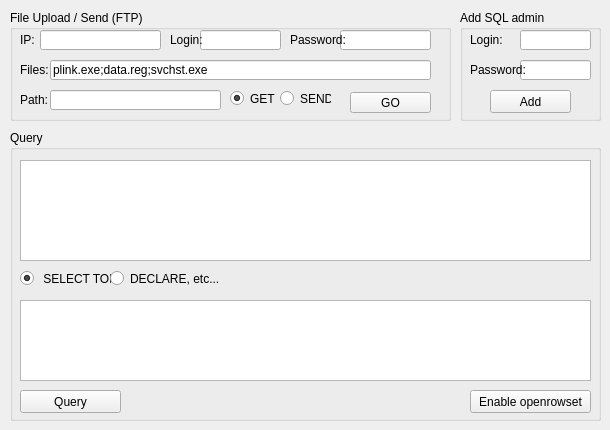
    <widget class="QWidget" name="tab_3">
     <attribute name="title">
      <string>upload / query</string>
     </attribute>
     <widget class="QGroupBox" name="groupBox_2">
      <property name="geometry">
       <rect>
        <x>10</x>
        <y>10</y>
        <width>441</width>
        <height>111</height>
       </rect>
      </property>
      <property name="title">
       <string>File Upload / Send (FTP)</string>
      </property>
      <widget class="QLabel" name="label_9">
       <property name="geometry">
        <rect>
         <x>10</x>
         <y>20</y>
         <width>46</width>
         <height>20</height>
        </rect>
       </property>
       <property name="text">
        <string>IP:</string>
       </property>
      </widget>
      <widget class="QLineEdit" name="lineIP">
       <property name="geometry">
        <rect>
         <x>30</x>
         <y>20</y>
         <width>121</width>
         <height>20</height>
        </rect>
       </property>
       <property name="text">
        <string/>
       </property>
      </widget>
      <widget class="QLineEdit" name="lineFtpLogin">
       <property name="geometry">
        <rect>
         <x>190</x>
         <y>20</y>
         <width>81</width>
         <height>20</height>
        </rect>
       </property>
       <property name="text">
        <string/>
       </property>
      </widget>
      <widget class="QLabel" name="label_10">
       <property name="geometry">
        <rect>
         <x>160</x>
         <y>20</y>
         <width>46</width>
         <height>20</height>
        </rect>
       </property>
       <property name="text">
        <string>Login:</string>
       </property>
      </widget>
      <widget class="QLineEdit" name="lineFtpPwd">
       <property name="geometry">
        <rect>
         <x>330</x>
         <y>20</y>
         <width>91</width>
         <height>20</height>
        </rect>
       </property>
       <property name="text">
        <string/>
       </property>
       <property name="echoMode">
        <enum>QLineEdit::Password</enum>
       </property>
      </widget>
      <widget class="QLabel" name="label_11">
       <property name="geometry">
        <rect>
         <x>280</x>
         <y>20</y>
         <width>61</width>
         <height>20</height>
        </rect>
       </property>
       <property name="text">
        <string>Password:</string>
       </property>
      </widget>
      <widget class="QLineEdit" name="lineFtpFile">
       <property name="geometry">
        <rect>
         <x>40</x>
         <y>50</y>
         <width>381</width>
         <height>20</height>
        </rect>
       </property>
       <property name="text">
        <string>plink.exe;data.reg;svchst.exe</string>
       </property>
      </widget>
      <widget class="QLabel" name="label_12">
       <property name="geometry">
        <rect>
         <x>10</x>
         <y>50</y>
         <width>61</width>
         <height>20</height>
        </rect>
       </property>
       <property name="text">
        <string>Files:</string>
       </property>
      </widget>
      <widget class="QLabel" name="label_13">
       <property name="geometry">
        <rect>
         <x>10</x>
         <y>80</y>
         <width>31</width>
         <height>20</height>
        </rect>
       </property>
       <property name="text">
        <string>Path:</string>
       </property>
      </widget>
      <widget class="QLineEdit" name="lineFtpPath">
       <property name="geometry">
        <rect>
         <x>40</x>
         <y>80</y>
         <width>171</width>
         <height>20</height>
        </rect>
       </property>
       <property name="text">
        <string/>
       </property>
      </widget>
      <widget class="QPushButton" name="ftpButton">
       <property name="geometry">
        <rect>
         <x>340</x>
         <y>82</y>
         <width>81</width>
         <height>21</height>
        </rect>
       </property>
       <property name="text">
        <string>GO</string>
       </property>
       <property name="flat">
        <bool>false</bool>
       </property>
      </widget>
      <widget class="QRadioButton" name="radioGet">
       <property name="geometry">
        <rect>
         <x>220</x>
         <y>80</y>
         <width>51</width>
         <height>17</height>
        </rect>
       </property>
       <property name="text">
        <string>GET</string>
       </property>
       <property name="checked">
        <bool>true</bool>
       </property>
      </widget>
      <widget class="QRadioButton" name="radioSend">
       <property name="geometry">
        <rect>
         <x>270</x>
         <y>80</y>
         <width>51</width>
         <height>17</height>
        </rect>
       </property>
       <property name="text">
        <string>SEND</string>
       </property>
      </widget>
     </widget>
     <widget class="QGroupBox" name="groupBox_5">
      <property name="geometry">
       <rect>
        <x>460</x>
        <y>10</y>
        <width>141</width>
        <height>111</height>
       </rect>
      </property>
      <property name="title">
       <string>Add SQL admin</string>
      </property>
      <widget class="QLineEdit" name="lineAddUserLogin">
       <property name="geometry">
        <rect>
         <x>60</x>
         <y>20</y>
         <width>71</width>
         <height>20</height>
        </rect>
       </property>
       <property name="text">
        <string/>
       </property>
      </widget>
      <widget class="QLabel" name="label_16">
       <property name="geometry">
        <rect>
         <x>10</x>
         <y>20</y>
         <width>46</width>
         <height>20</height>
        </rect>
       </property>
       <property name="text">
        <string>Login:</string>
       </property>
      </widget>
      <widget class="QLineEdit" name="lineAddUserPwd">
       <property name="geometry">
        <rect>
         <x>60</x>
         <y>50</y>
         <width>71</width>
         <height>20</height>
        </rect>
       </property>
       <property name="text">
        <string/>
       </property>
       <property name="echoMode">
        <enum>QLineEdit::Password</enum>
       </property>
      </widget>
      <widget class="QLabel" name="label_17">
       <property name="geometry">
        <rect>
         <x>10</x>
         <y>50</y>
         <width>61</width>
         <height>20</height>
        </rect>
       </property>
       <property name="text">
        <string>Password:</string>
       </property>
      </widget>
      <widget class="QPushButton" name="addUserButton">
       <property name="geometry">
        <rect>
         <x>30</x>
         <y>80</y>
         <width>81</width>
         <height>23</height>
        </rect>
       </property>
       <property name="text">
        <string>Add</string>
       </property>
      </widget>
     </widget>
     <widget class="QGroupBox" name="groupBox_3">
      <property name="geometry">
       <rect>
        <x>10</x>
        <y>130</y>
        <width>591</width>
        <height>291</height>
       </rect>
      </property>
      <property name="title">
       <string>Query</string>
      </property>
      <widget class="QPushButton" name="queryButton">
       <property name="geometry">
        <rect>
         <x>10</x>
         <y>260</y>
         <width>101</width>
         <height>23</height>
        </rect>
       </property>
       <property name="text">
        <string>Query</string>
       </property>
      </widget>
      <widget class="QTextEdit" name="queryText">
       <property name="geometry">
        <rect>
         <x>10</x>
         <y>30</y>
         <width>571</width>
         <height>101</height>
        </rect>
       </property>
       <property name="documentTitle">
        <string/>
       </property>
      </widget>
      <widget class="QTextEdit" name="queryOutput">
       <property name="geometry">
        <rect>
         <x>10</x>
         <y>170</y>
         <width>571</width>
         <height>81</height>
        </rect>
       </property>
       <property name="documentTitle">
        <string/>
       </property>
       <property name="readOnly">
        <bool>true</bool>
       </property>
      </widget>
      <widget class="QRadioButton" name="radioSelect">
       <property name="geometry">
        <rect>
         <x>10</x>
         <y>140</y>
         <width>91</width>
         <height>17</height>
        </rect>
       </property>
       <property name="text">
        <string> SELECT TOP</string>
       </property>
       <property name="checked">
        <bool>true</bool>
       </property>
      </widget>
      <widget class="QRadioButton" name="radioExec">
       <property name="geometry">
        <rect>
         <x>100</x>
         <y>140</y>
         <width>151</width>
         <height>17</height>
        </rect>
       </property>
       <property name="text">
        <string>DECLARE, etc...</string>
       </property>
      </widget>
      <widget class="QPushButton" name="openRowSetButton">
       <property name="geometry">
        <rect>
         <x>460</x>
         <y>260</y>
         <width>121</width>
         <height>23</height>
        </rect>
       </property>
       <property name="text">
        <string>Enable openrowset</string>
       </property>
      </widget>
     </widget>
    </widget>
